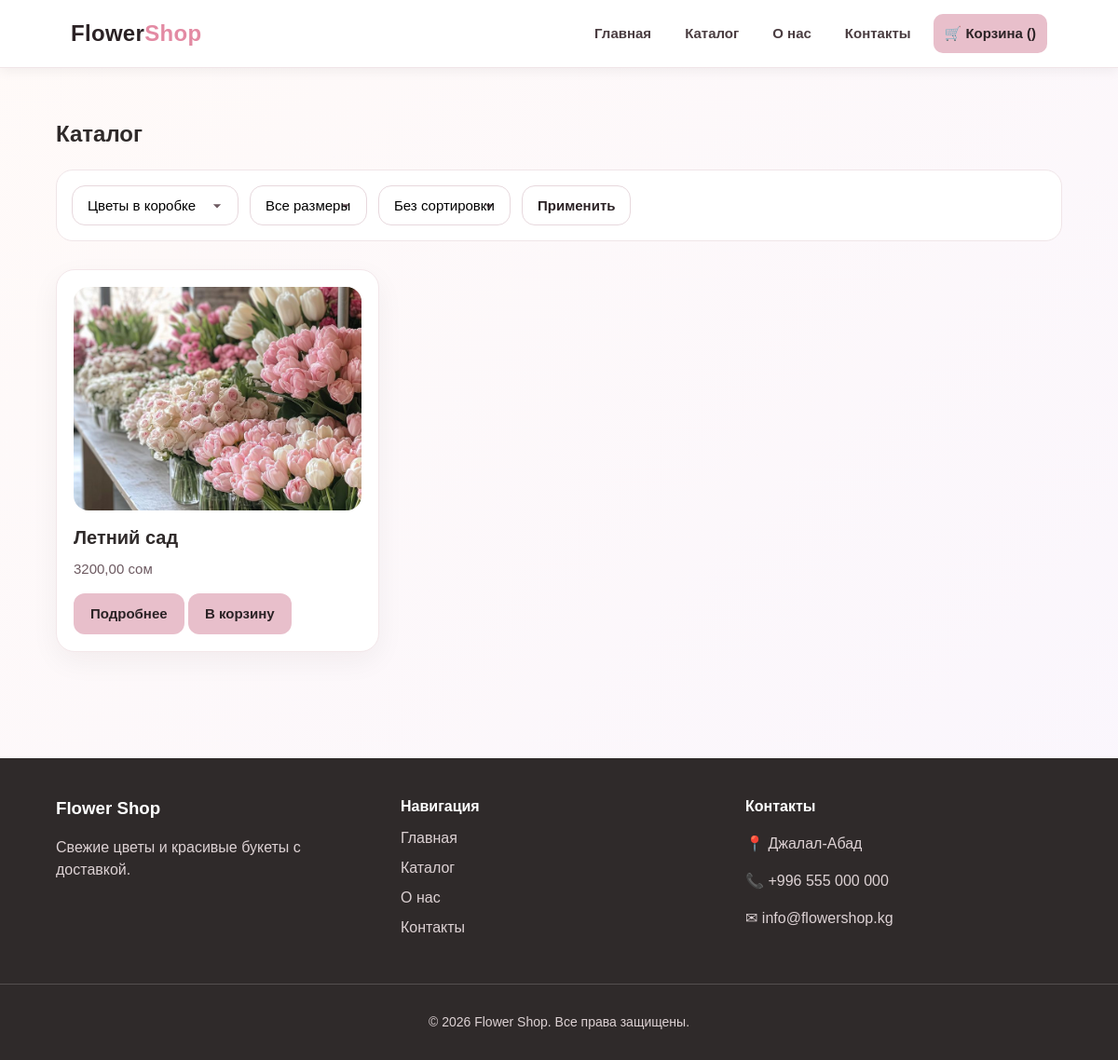
Page /catalog/?category=cvety-v-korobke on the committed database.
### shop/models.py (models this page shows, shortened)
class Product(models.Model):
    SIZE_CHOICES = [
        ("small", "Малый"),
        ("medium", "Средний"),
        ("large", "Большой"),
    ]
    STATUS_CHOICES = [
        ("in_stock", "В наличии"),
        ("pre_order", "Под заказ"),
    ]
    OCCASION_CHOICES = [
        ("birthday", "День рождения"),
        ("wedding", "Свадьба"),
        ("march8", "8 марта"),
        ("anniversary", "Годовщина"),
        ("love", "Любовь"),
        ("other", "Другое"),
    ]
    category = models.ForeignKey(
        Category,
        on_delete=models.CASCADE,
        related_name="products",
        verbose_name="Категория"
    )
    title = models.CharField("Название", max_length=200)
    slug = models.SlugField("Slug", unique=True, blank=True)
    image = models.ImageField("Фото", upload_to="products/")
    price = models.DecimalField("Цена", max_digits=10, decimal_places=2)
    description = models.TextField("Описание", blank=True)
    composition = models.TextField("Состав букета", blank=True)
    size = models.CharField("Размер", max_length=20, choices=SIZE_CHOICES, default="medium")
    occasion = models.CharField("Повод", max_length=30, choices=OCCASION_CHOICES, default="other")
    status = models.CharField("Статус", max_length=20, choices=STATUS_CHOICES, default="in_stock")
    article = models.CharField("Артикул", max_length=50, unique=True)
    is_popular = models.BooleanField("Популярный", default=False)
    created_at = models.DateTimeField("Создано", auto_now_add=True)
    class Meta:
        verbose_name = "Товар"
        verbose_name_plural = "Товары"
        ordering = ["-created_at"]

### shop/views.py (the view)
# urls.py: path("catalog/", views.catalog, name="catalog"),
def catalog(request):
    products = Product.objects.select_related("category").all()
    categories = Category.objects.all()
    category_slug = request.GET.get("category")
    size = request.GET.get("size")
    sort = request.GET.get("sort")
    if category_slug:
        products = products.filter(category__slug=category_slug)
    if size:
        products = products.filter(size=size)
    if sort == "price_asc":
        products = products.order_by("price")
    elif sort == "price_desc":
        products = products.order_by("-price")
    elif sort == "newest":
        products = products.order_by("-created_at")
    context = {
        "products": products,
        "categories": categories,
        "selected_category": category_slug,
        "selected_size": size,
        "selected_sort": sort,
    }
    return render(request, "shop/catalog.html", context)

### templates/shop/catalog.html (shortened to what this page needs)
{% extends 'shop/base.html' %}
{% block content %}
<section class="section">
    <div class="container">
        <h1>Каталог</h1>
        <form method="get" class="filters">
            <select name="category">
                {% for category in categories %}
                    <option value="{{ category.slug }}" {% if selected_category == category.slug %}selected{% endif %}>
                        {{ category.name }}
                    </option>
                {% endfor %}
            </select>
            <select name="size">
                <option value="">Все размеры</option>
            </select>
            <select name="sort">
                <option value="">Без сортировки</option>
            </select>
            <button type="submit" class="btn">Применить</button>
        </form>
        <div class="grid">
            {% for product in products %}
                <div class="card product-card">
                    {% if product.image %}
                        <img src="{{ product.image.url }}" alt="{{ product.title }}">
                    {% endif %}
                    <h3>{{ product.title }}</h3>
                    <p>{{ product.price }} сом</p>
                    <a href="{% url 'product_detail' product.slug %}" class="btn">Подробнее</a>
                    <a href="{% url 'add_to_cart' product.id %}" class="btn">В корзину</a>
                </div>
            {% empty %}
                <p>Товары не найдены.</p>
            {% endfor %}
        </div>
    </div>
</section>
{% endblock %}

### static/css/base.css (style rules this page uses)
* { box-sizing: border-box; }
html, body { height: 100%; }
html { scroll-behavior: smooth; }
body { margin: 0; font-family: Arial, sans-serif; color: #2f2a2a; line-height: 1.5; background: linear-gradient(-45deg, #fff6f8, #fdf1f4, #f8f4ff, #fffaf8); background-size: 400% 400%; animation: gradientMove 16s ease infinite; min-height: 100vh; display: flex; flex-direction: column; }
img { max-width: 100%; display: block; }
a { transition: 0.2s ease; }
.container { width: 90%; max-width: 1200px; margin: 0 auto; }
.section { padding: 54px 0; }
.section h1, .section h2 { margin-top: 0; margin-bottom: 20px; }
.grid { display: grid; grid-template-columns: 1fr; gap: 20px; }
.card { background: #ffffff; border: 1px solid #f3e7ea; border-radius: 20px; padding: 18px; box-shadow: 0 10px 30px rgba(32, 18, 22, 0.05); transition: transform 0.22s ease, box-shadow 0.22s ease; }
.product-card img { width: 100%; height: 240px; object-fit: cover; border-radius: 16px; margin-bottom: 14px; }
.product-card h3 { margin: 0 0 8px; font-size: 20px; }
.product-card p { margin: 0 0 14px; color: #6d5a61; font-size: 15px; }
.btn { display: inline-block; padding: 11px 18px; background: #e8bfcb; color: #2b2225; text-decoration: none; border-radius: 12px; border: none; cursor: pointer; font-size: 15px; font-weight: 600; }
.filters { display: flex; flex-direction: column; gap: 12px; margin-bottom: 30px; background: #ffffff; padding: 16px; border-radius: 18px; border: 1px solid #f0e5e8; }
.filters select, .filters button { padding: 12px 16px; border-radius: 14px; border: 1px solid #e7d8dd; background: #fff; font-size: 15px; cursor: pointer; }
.filters select { appearance: none; background-repeat: no-repeat; background-position: right 12px center; }
@media (min-width: 768px) { .grid { grid-template-columns: repeat(3, 1fr); } }
@media (min-width: 768px) { .filters { flex-direction: row; align-items: center; } }

### rows in the picture
Product: image (picture), title "Летний сад", price "3200,00"

### other values in the picture
form field category "Цветы в коробке"
